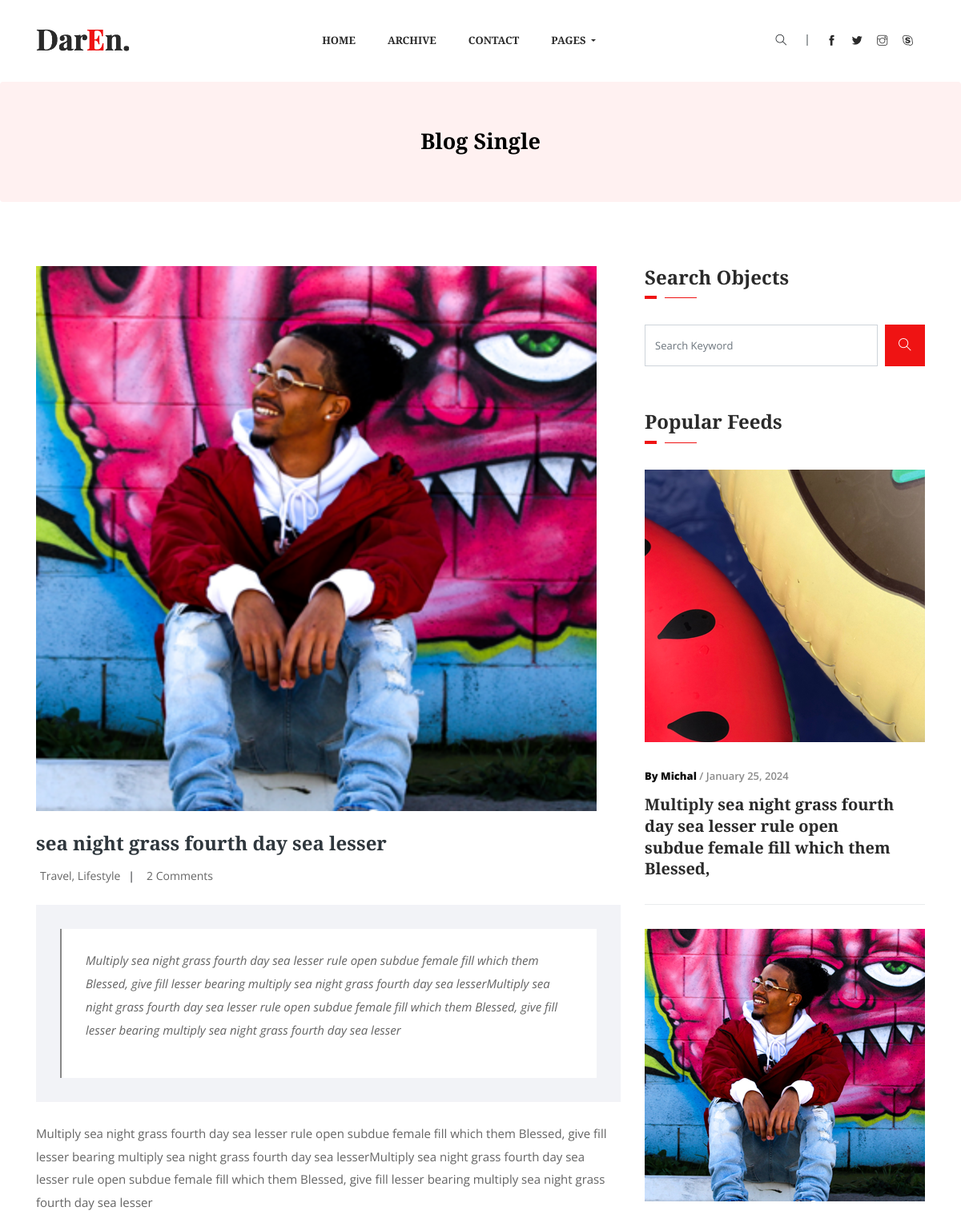
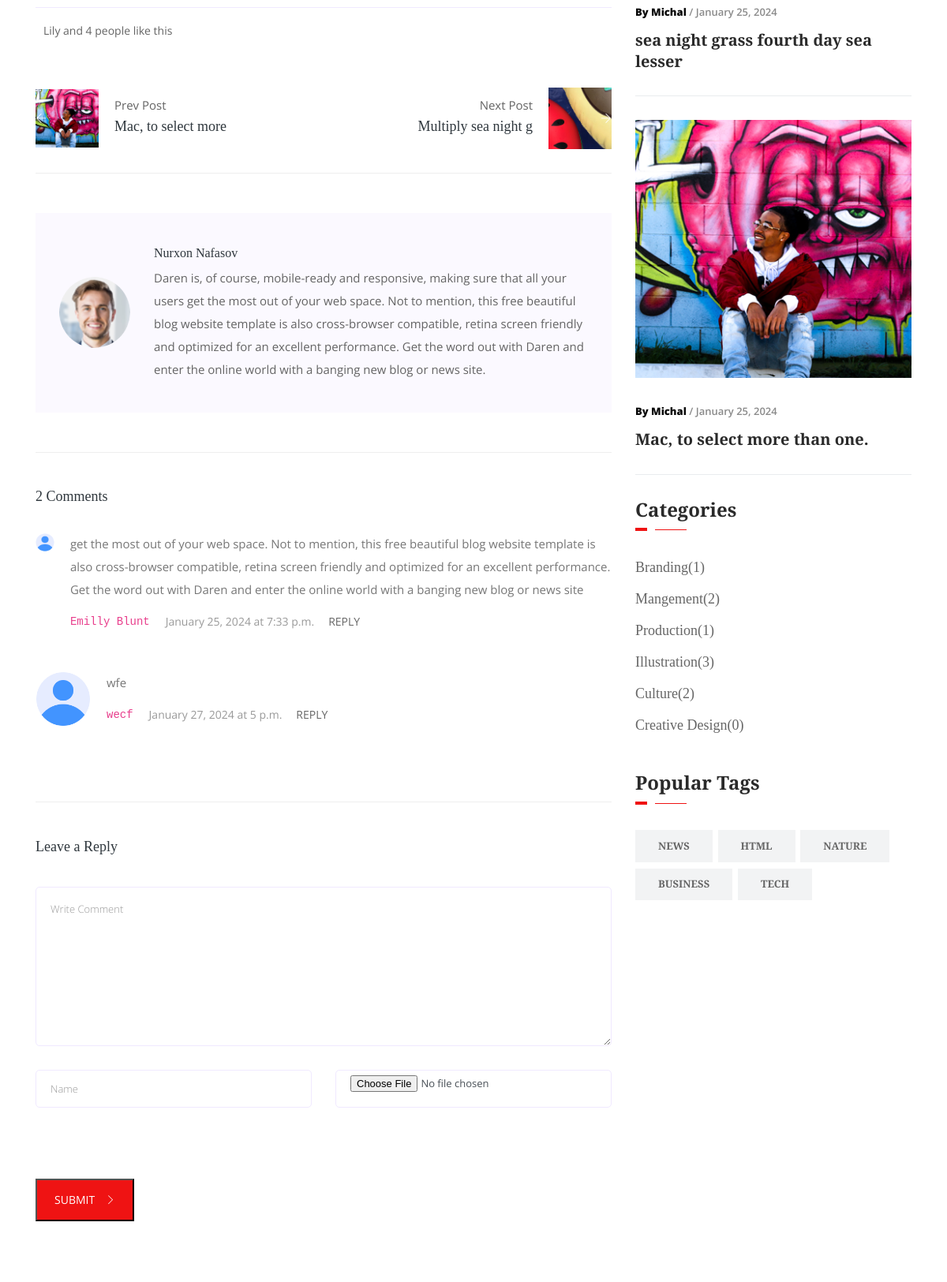
/article/detail/sea-night-grass-fourth-day-sea-lesser-2024-01-25/ (upper part), run on the app's committed database (2 pictures, top to bottom).
### article/models.py (models this page shows, shortened)
class Article(models.Model):
    category = models.ForeignKey(Category, on_delete=models.SET_NULL, null=True, blank=True)
    author = models.ForeignKey(Author, on_delete=models.SET_NULL, null=True, blank=True)
    tags = models.ManyToManyField(Tags, )
    title = models.CharField(max_length=255)
    slug = models.SlugField(editable=True, )
    image = models.ImageField(upload_to='articles/', )
    modified_date = models.DateTimeField(auto_now=True)
    created_date = models.DateTimeField(auto_now_add=True)

class Content(models.Model):
    article = models.ForeignKey(Article, on_delete=models.CASCADE, null=True, blank=True, related_name='contents')
    content = RichTextField(blank=True, null=True)
    is_quotes = models.BooleanField(default=False)

class Author(models.Model):
    name = models.CharField(max_length=255)
    image = models.ImageField(upload_to='articles/author')
    bio = models.TextField()

class Comment(models.Model):
    article = models.ForeignKey(Article, on_delete=models.CASCADE, null=True, blank=True)
    parent = models.ForeignKey('self', on_delete=models.SET_NULL, null=True, blank=True)
    top_level_comment_id = models.IntegerField(null=True, blank=True)
    name = models.CharField(max_length=255)
    image = models.ImageField(upload_to='articles/comment', null=True, blank=True)
    massage = models.TextField()
    created_date = models.DateTimeField(auto_now_add=True)
    @property
    def children(self):
        if not self.parent:
            return Comment.objects.filter(top_level_comment_id=self.id)
        return None

class Category(models.Model):
    title = models.CharField(max_length=255)
    def __str__(self):
        return self.title

class Tags(models.Model):
    title = models.CharField(max_length=255)
    def __str__(self):
        return self.title

### article/views.py (the view, shortened to what this page needs)
# urls.py: path('detail/<slug:slug>/', article_detail_view, name='article_detail'),
def article_detail_view(request, slug, *args, **kwargs):
    form = CommentForm()
    article = Article.objects.get(slug=slug)
    tags = Tags.objects.order_by("-id")
    categories = Category.objects.order_by("-id")
    comments = Comment.objects.filter(article_id=article.id, top_level_comment_id__isnull=True)
    cid = request.GET.get('cid')
    next = Article.objects.filter(pk__gt=article.pk).order_by('pk').first()
    previous = Article.objects.filter(pk__lt=article.pk).order_by('-pk').first()
    context = {
        'object': article,
        'tags': tags,
        'categories': categories,
        'form': form,
        'next': next,
        'previous': previous,
        'comments': comments,
    }
    return render(request, 'article/single-blog.html', context)

### templates/article/single-blog.html (shortened to what this page needs)
{% extends 'base.html' %}
{% load static %}
{% block content %}
    {% load footer_article %}
    {% footer_article as footer_article %}
    <section class="breadcrumb breadcrumb_bg">
        <div class="container">
            <div class="row">
                <div class="col-lg-12">
                    <div class="breadcrumb_iner text-center">
                        <div class="breadcrumb_iner_item">
                            <h2>Blog Single</h2>
                        </div>
                    </div>
                </div>
            </div>
        </div>
    </section>
    <section class="blog_area single-post-area all_post section_padding">
        <div class="container">
            <div class="row">
                <div class="col-lg-8 posts-list">
                    <div class="single-post">
                        <div class="feature-img">
                            <img width="700px" class="img-fluid" src="{{ object.image.url }}" alt>
                        </div>
                        <div class="blog_details">
                            <h2>{{ object.title }}</h2>
                            <ul class="blog-info-link mt-3 mb-4">
                                <li><a href="#"> Travel, Lifestyle</a></li>
                                <li><a href="#"> {{ object.comment_set.count }} Comments</a>
                                </li>
                            </ul>
                            {% for foo in object.contents.all %}
                                {% if foo.is_quotes %}
                                    <div class="quote-wrapper">
                                        <div class="quotes">
                                            {{ foo.content|safe }}
                                        </div>
                                    </div>
                                {% else %}
                                    <p class="excert">
                                        {{ foo.content|safe }}
                                    </p>
                                {% endif %}
                            {% endfor %}
                        </div>
                    </div>
                    <div class="navigation-top">
                        <div class="d-sm-flex justify-content-between text-center">
                            <p class="like-info"><span class="align-middle"></span> Lily and
                                4 people like this</p>
                            <div class="col-sm-4 text-center my-2 my-sm-0">
                            </div>
                            <ul class="social-icons">
                            </ul>
                        </div>
                        <div class="navigation-area">
                            <div class="row">
                                <div class="col-lg-6 col-md-6 col-12 nav-left flex-row d-flex justify-content-start align-items-center">
                                    {% if previous %}
                                        <div class="thumb">
                                            <a href="{% url 'article:article_detail' previous.slug %}">
                                                <img width="80px" class="img-fluid" src="{{ previous.image.url }}" alt>
                                            </a>
                                        </div>
                                        <div class="arrow">
                                            <a href="{% url 'article:article_detail' previous.slug %}">
                                                <span class="text-white ti-arrow-left"></span>
                                            </a>
                                        </div>
                                        <div class="detials">
                                            <p>Prev Post</p>
                                            <a href="{% url 'article:article_detail' previous.slug %}">
                                                <h4>{{ previous.title|slice:20 }}</h4>
                                            </a>
                                        </div>
                                    {% endif %}
                                </div>
                                <div class="col-lg-6 col-md-6 col-12 nav-right flex-row d-flex justify-content-end align-items-center">
                                    {% if next %}
                                        <div class="detials">
                                            <p>Next Post</p>
                                            <a href="{% url 'article:article_detail' next.slug %}">
                                                <h4>{{ next.title|slice:20 }}</h4>
                                            </a>
                                        </div>
                                        <div class="arrow">
                                            <a href="{% url 'article:article_detail' next.slug %}">
                                                <span class="text-white ti-arrow-right"></span>
                                            </a>
                                        </div>
                                        <div class="thumb">
                                            <a href="{% url 'article:article_detail' next.slug %}">
                                                <img width="80px" class="img-fluid" src="{{ next.image.url }}" alt>
                                            </a>
                                        </div>
                                    {% endif %}
                                </div>
                            </div>
                        </div>
                    </div>
                    <div class="blog-author">
                        <div class="media align-items-center">
                            {% if object.author.image %}
                                <img src="{{ object.author.image.url }}" alt>
                            {% else %}
                                <img src="{% static 'img/user (1).png' %}">
                            {% endif %}
                            <div class="media-body">
                                <a href="#">
                                    <h4>{{ object.author.name }}</h4>
                                </a>
                                <p>{{ object.author.bio }}</p>
                            </div>
                        </div>
                    </div>
                    <div class="comments-area">
                        <h4>{{ object.comment_set.count }} Comments</h4>
                        {% for comment in comments %}
                            <div class="comment-list">
                                <div class="single-comment justify-content-between d-flex">
                                    <div class="user justify-content-between d-flex">
                                        <div class="thumb">
                                            {% if comment.image %}
                                                <img width="20px" src="{{ comment.image.url }}">
                                            {% else %}
                                                <img width="20px" src="{% static 'img/user (1).png' %}">
                                            {% endif %}
                                        </div>
                                        <div class="desc">
                                            <p class="comment">
                                                {{ comment.massage }}
                                            </p>
                                            <div class="d-flex justify-content-between">
                                                <div class="d-flex align-items-center">
                                                    <h5>
                                                        <code>{{ comment.name }}</code>
                                                    </h5>
                                                    <p class="date">{{ comment.created_date|date:'F d, Y \a\t P' }}</p>
                                                    <div class="reply-btn">
                                                        <a href="?cid={{ comment.id }}#comment-form-replay"
                                                           id="{{ comment.id }}"
                                                           class="btn-reply text-uppercase">reply</a>
                                                    </div>
                                                </div>
                                            </div>
                                        </div>
                                    </div>
                                </div>
                            </div>
                        {% endfor %}
                    </div>
                    <div class="comment-form " id="comment-form-replay">
                        <h4>Leave a Reply</h4>
                        <form method="post" enctype="multipart/form-data" class="form-contact comment_form"
                              id="commentForm">
                            <div class="row">
                                <div class="col-12">
                                    <div class="form-group">
                                        {{ form.massage }}
                                    </div>
                                </div>
                                <div class="col-sm-6">
                                    <div class="form-group">
                                        {{ form.name }}
                                    </div>
                                </div>
                                <div class="col-sm-6">
                                    <div class="form-group">
                                        {{ form.image }}
                                    </div>
                                </div>
                            </div>
                            <div class="load_btn">
                                <button type="submit" class="btn_1">SUBMIT <i class="ti-angle-right"></i></button>
                            </div>
                        </form>
                    </div>
                </div>
                <div class="col-lg-4">
                    <div class="sidebar_widget">
                        <div class="sidebar_tittle">
                            <h3>Search Objects</h3>
                        </div>
                        <form action="{% url 'article:category' %}">
                            <div class="form-group">
                                <div class="input-group mb-3">
                                    <input name="q" type="text" class="form-control" placeholder="Search Keyword"
                                           onfocus="this.placeholder = ''" onblur="this.placeholder = 'Search Keyword'">
                                    <div class="input-group-append">
                                        <button class="btn" type="button"><i class="ti-search"></i></button>
                                    </div>
                                </div>
                            </div>
                        </form>
                        <div class="sidebar_tittle">
                            <h3>Popular Feeds</h3>
                        </div>
                        {% for article in footer_article %}
                            <div class="single_catagory_post post_2 single_border_bottom">
                                <div class="category_post_img">
                                    <img src="{{ article.image.url }}" alt>
                                </div>
                                <div class="post_text_1 pr_30">
                                    <p><span> By Michal</span> / {{ article.created_date|date:'F d, Y' }}</p>
                                    <a href="{% url 'article:article_detail' article.slug %}">
                                        <h3>{{ article.title }}</h3>
                                    </a>
                                </div>
                            </div>
                        {% endfor %}
                        <div class="sidebar_tittle">
                            <h3>Categories</h3>
                        </div>
                        <div class="single_catagory_item category">
                            <ul class="list-unstyled">
                                {% for category in categories %}
                                    <li>
                                        <a href="{% url 'article:category' %}?cat={{ category.title }}">{{ category }}({{ category.article_set.count }})</a>
                                    </li>
                                {% endfor %}
                            </ul>
                        </div>
                        <div class="sidebar_tittle">
                            <h3>Popular Tags</h3>
                        </div>
                        <div class="single_catagory_item tags">
                            <ul class="list-unstyled">
                                {% for tag in tags %}
                                    <li><a href="{% url 'article:category' %}?tag={{ tag.title }}">{{ tag }}</a></li>
                                {% endfor %}
                            </ul>
                        </div>
                    </div>
                </div>
            </div>
        </div>
    </section>
{% endblock %}

### data on the page
Article: image (picture), title "sea night grass fourth day sea lesser", comment_set.count "2", author.image (picture), author.name "Nurxon Nafasov", author.bio "Daren is, of course, mobile-ready and responsive, making sure that all your users get the most out of your web space. Not to mention, this free beautiful blog website template is also cross-browser compatible, retina screen friendly and optimized for an excellent performance. Get the word out with Daren and enter the online world with a banging new blog or news site.", created_date "January 25, 2024"
Content: content "Multiply sea night grass fourth day sea lesser rule open subdue female fill which them Blessed, give fill lesser bearing multiply sea night grass fourth day sea lesserMultiply sea night grass fourth day sea lesser rule open subdue female fill which them Blessed, give fill lesser bearing multiply sea night grass fourth day sea lesser"
Content: content "Multiply sea night grass fourth day sea lesser rule open subdue female fill which them Blessed, give fill lesser bearing multiply sea night grass fourth day sea lesserMultiply sea night grass fourth day sea lesser rule open subdue female fill which them Blessed, give fill lesser bearing multiply sea night grass fourth day sea lesser"
Article: image (picture), title "Mac, to select more", created_date "January 25, 2024", title "Mac, to select more than one."
Article: title "Multiply sea night g", image (picture), created_date "January 25, 2024", title "Multiply sea night grass fourth day sea lesser rule open subdue female fill which them Blessed,"
Comment: massage "get the most out of your web space. Not to mention, this free beautiful blog website template is also cross-browser compatible, retina screen friendly and optimized for an excellent performance. Get the word out with Daren and enter the online world with a banging new blog or news site", name "Emilly Blunt", created_date "January 25, 2024 at 7:33 p.m."
Comment: massage "wfe", name "wecf", created_date "January 27, 2024 at 5 p.m."
Category: title "Branding", article_set.count "1"
Category: title "Mangement", article_set.count "2"
Category: title "Production", article_set.count "1"
Category: title "Illustration", article_set.count "3"
Category: title "Culture", article_set.count "2"
Category: title "Creative Design", article_set.count "0"
Tags: title "NEWS"
Tags: title "HTML"
Tags: title "NATURE"
Tags: title "BUSINESS"
Tags: title "TECH"
